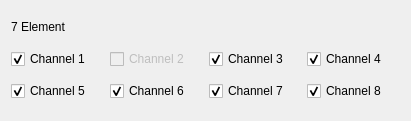
  <widget class="QWidget" name="gridLayoutWidget">
   <property name="geometry">
    <rect>
     <x>260</x>
     <y>20</y>
     <width>411</width>
     <height>121</height>
    </rect>
   </property>
   <layout class="QGridLayout" name="gridLayout">
    <item row="1" column="1">
     <widget class="QCheckBox" name="checkBox_ch2_show">
      <property name="enabled">
       <bool>false</bool>
      </property>
      <property name="maximumSize">
       <size>
        <width>150</width>
        <height>20</height>
       </size>
      </property>
      <property name="text">
       <string>Channel 2</string>
      </property>
      <property name="checked">
       <bool>false</bool>
      </property>
     </widget>
    </item>
    <item row="1" column="2">
     <widget class="QCheckBox" name="checkBox_ch3_show">
      <property name="maximumSize">
       <size>
        <width>150</width>
        <height>20</height>
       </size>
      </property>
      <property name="text">
       <string>Channel 3</string>
      </property>
      <property name="checked">
       <bool>true</bool>
      </property>
     </widget>
    </item>
    <item row="0" column="0">
     <widget class="QLabel" name="label_147">
      <property name="maximumSize">
       <size>
        <width>100</width>
        <height>20</height>
       </size>
      </property>
      <property name="text">
       <string>7 Element</string>
      </property>
     </widget>
    </item>
    <item row="1" column="0">
     <widget class="QCheckBox" name="checkBox_ch1_show">
      <property name="maximumSize">
       <size>
        <width>150</width>
        <height>20</height>
       </size>
      </property>
      <property name="text">
       <string>Channel 1</string>
      </property>
      <property name="checked">
       <bool>true</bool>
      </property>
     </widget>
    </item>
    <item row="1" column="3">
     <widget class="QCheckBox" name="checkBox_ch4_show">
      <property name="text">
       <string>Channel 4</string>
      </property>
      <property name="checked">
       <bool>true</bool>
      </property>
     </widget>
    </item>
    <item row="2" column="0">
     <widget class="QCheckBox" name="checkBox_ch5_show">
      <property name="text">
       <string>Channel 5</string>
      </property>
      <property name="checked">
       <bool>true</bool>
      </property>
     </widget>
    </item>
    <item row="2" column="1">
     <widget class="QCheckBox" name="checkBox_ch6_show">
      <property name="text">
       <string>Channel 6</string>
      </property>
      <property name="checked">
       <bool>true</bool>
      </property>
     </widget>
    </item>
    <item row="2" column="2">
     <widget class="QCheckBox" name="checkBox_ch7_show">
      <property name="text">
       <string>Channel 7</string>
      </property>
      <property name="checked">
       <bool>true</bool>
      </property>
     </widget>
    </item>
    <item row="2" column="3">
     <widget class="QCheckBox" name="checkBox_ch8_show">
      <property name="text">
       <string>Channel 8</string>
      </property>
      <property name="checked">
       <bool>true</bool>
      </property>
     </widget>
    </item>
   </layout>
  </widget>
